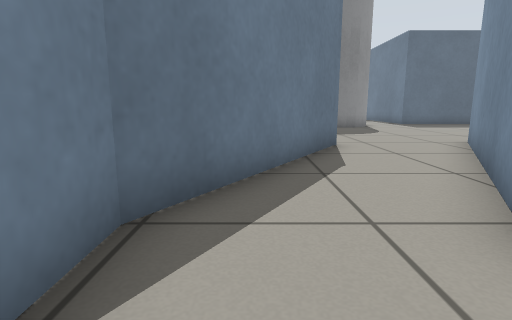
View 1 (above)

20 first-person views from a walk through a robot-simulator world made for Gazebo. The camera is 0.5 m above the floor, tilts 10° down and sees 80° across. The floor is counted in squares, 0.5 m on a side. Each view is taken from the middle of a square. On the plan, view 1 faces up. The plan holds only what a view shows up to about 12 squares ahead; the rest is blank.

View 2
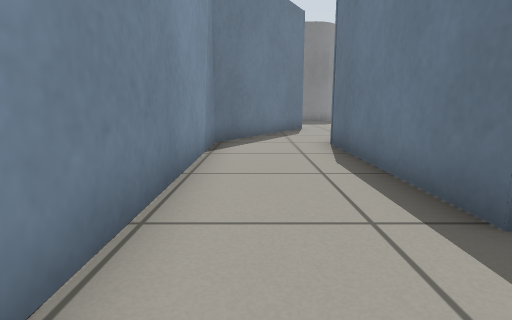

View 3
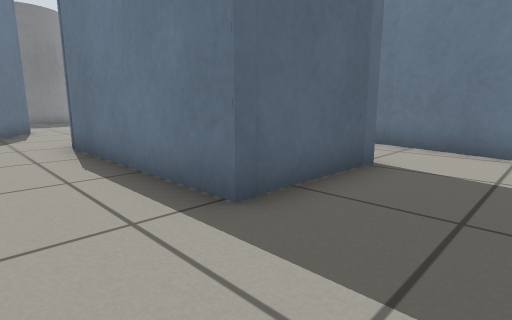

View 4
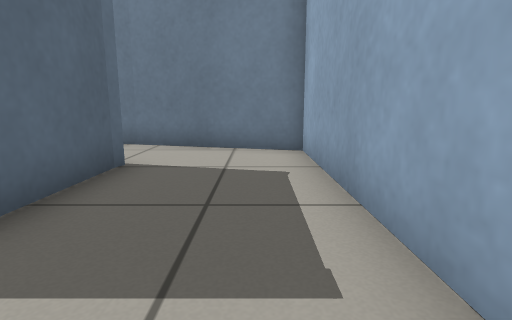

View 5
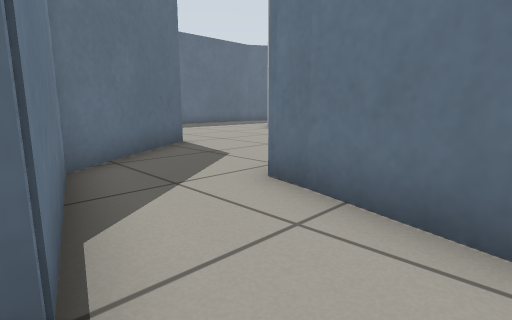

View 6
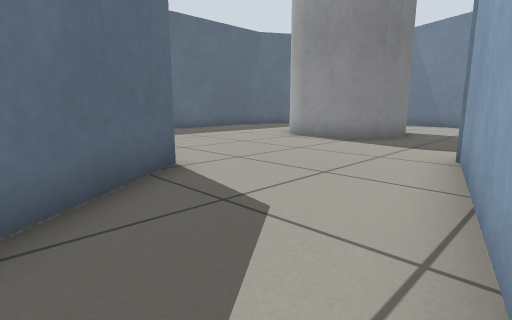

View 7
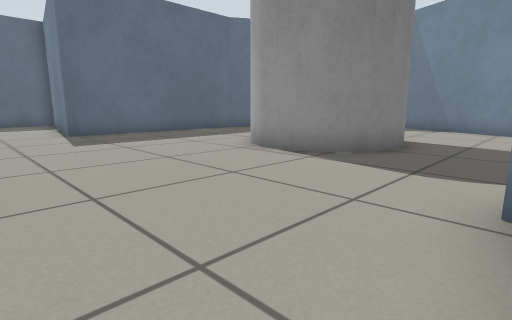

View 8
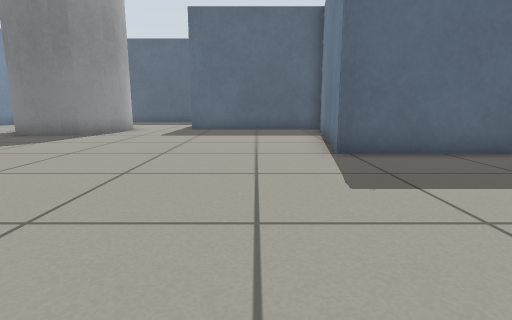

View 9
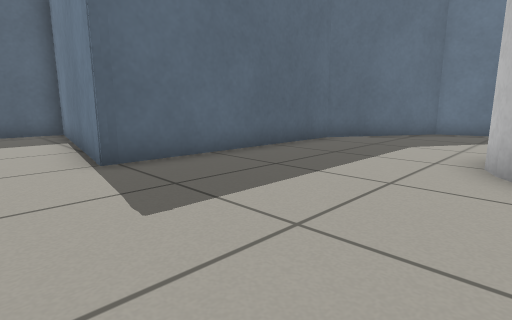

View 10
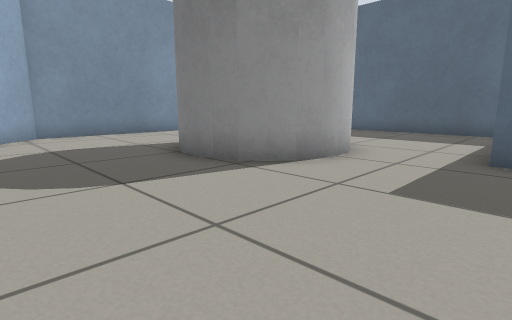

View 11
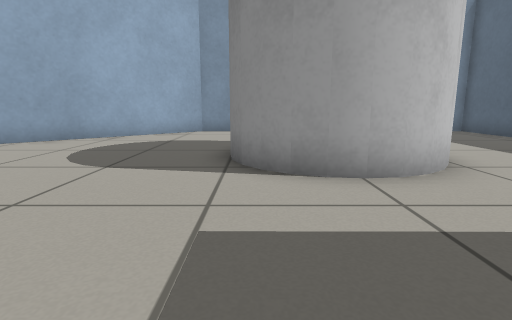

View 12
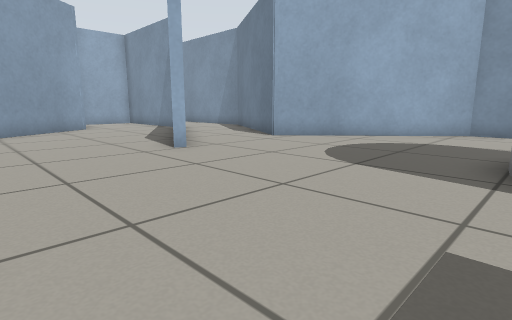

View 13
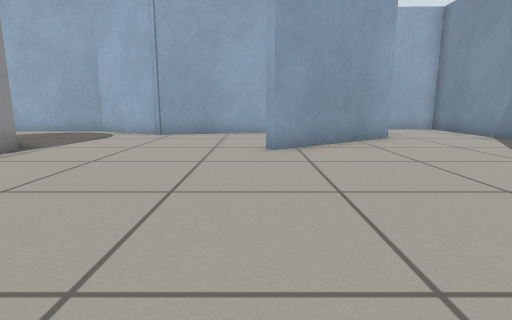

View 14
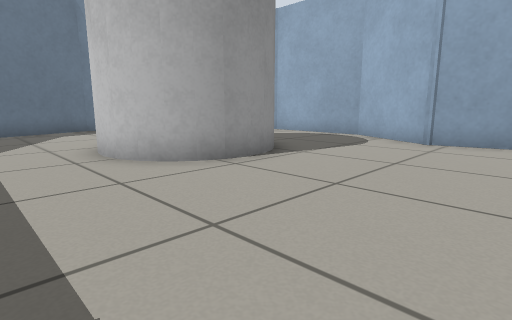

View 15
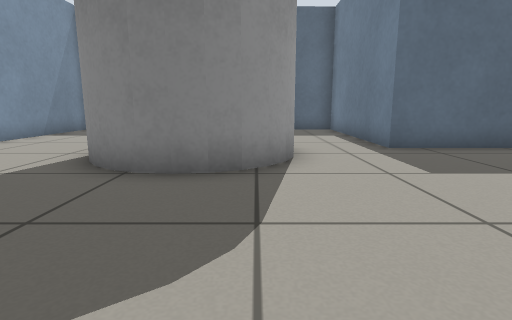

View 16
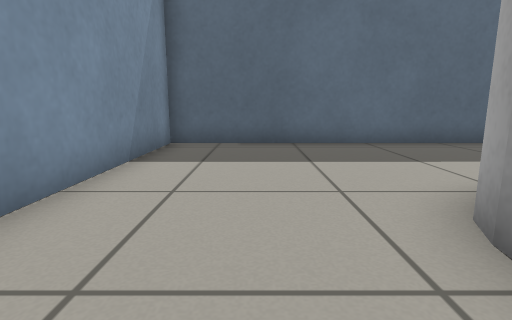

View 17
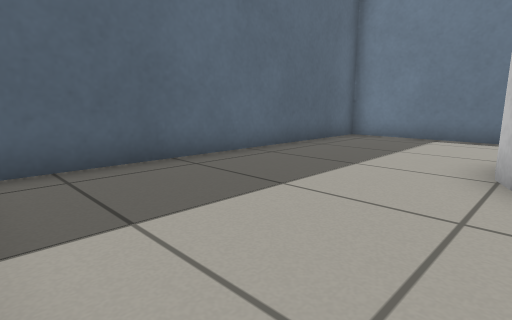

View 18
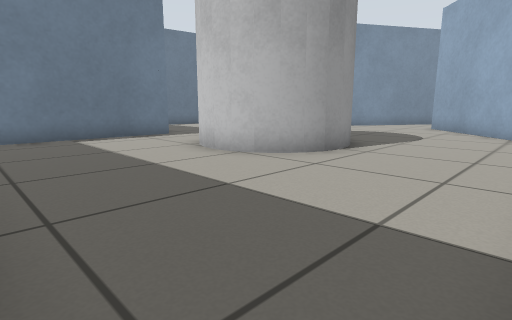

View 19
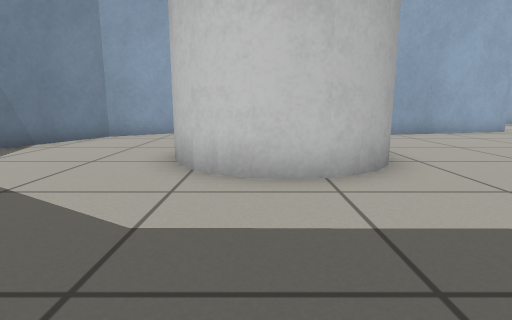

View 20
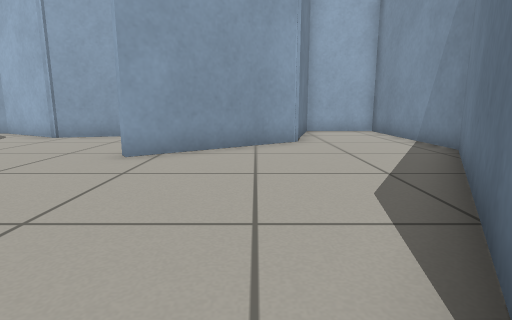

### Floor plan
Key: @ floor where view 1 was taken; # wall or solid block; . floor; C white cylinder.
Columns run from 3 left of view 1 to 25 right of it. Each row starts with its distance up from view 1.
 24 ############
 23 #..........#
 22 #..........#
 21 #..........#
 20 #..........#
 19 #..........#
 18 #....CCCC..#######
 17 #....C   C.......#
 16 #....C  CC.......#
 15 #.....CCC........#
 14 #................#
 13 #...............##
 12 ##..............#
 11  ##.............########
 10   ##...................###
  9    ##....................###
  8     ##..##.................#
  7     #...#..................#
  6    ##..##...........CC.....#
  5    #..##...........CC C....##
  4   ##..#............C  C.....#
  3   #..##.....#......C   ....##
  2   #..#....###.......CC.....#
  1   #..#...##................#
  0   #@.#...#................##
 -1   #..#..##.....###.......##
 -2   #..#..#..##### #########
 -3   #..#.##..#
 -4   #..###...#
 -5   #........#
 -6    .......##
 -7     #######

Positions as (right, up) in squares from view 1, and headings:
1: (0, 0), facing up
2: (0, -6), facing up
3: (0, -6), facing up-right
4: (0, -6), facing right
5: (5, -5), facing up-right
6: (7, -2), facing up-right
7: (10, -1), facing up-right
8: (11, 4), facing up
9: (11, 5), facing up-right
10: (9, 11), facing up-left
11: (10, 15), facing left
12: (10, 15), facing down-left
13: (10, 10), facing down
14: (11, 8), facing down-right
15: (5, 10), facing up
16: (0, 15), facing up
17: (-2, 18), facing up-right
18: (-2, 23), facing down-right
19: (18, 10), facing down
20: (7, 9), facing down
